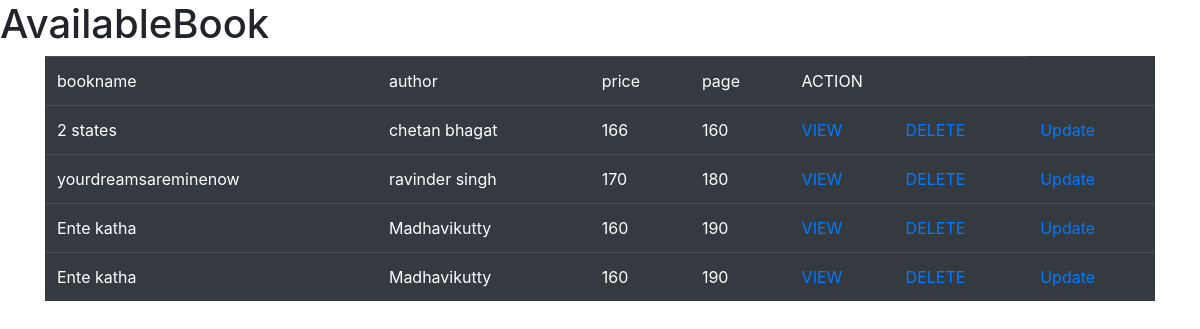
/book/, run on the app's committed database.
### books/models.py (models this page shows, shortened)
class Book(models.Model):
    book_name=models.CharField(max_length=120)
    author=models.CharField(max_length=120)
    price=models.IntegerField(default=100)
    pages=models.IntegerField()

### books/views.py (the view)
# urls.py: path("",listBook,name="li"),
def listBook(request):
    template_name="list.html"
    qs=Book.objects.all()
    context={}
    context["items"]=qs
    return render(request,template_name,context)

### books/templates/list.html (shortened to what this page needs)
<!DOCTYPE html>
<html lang="en">
<head>
    <link rel="stylesheet" href="https://cdn.jsdelivr.net/npm/bootstrap@4.5.3/dist/css/bootstrap.min.css">
</head>
<body>
<h1>AvailableBook</h1>
<div class="container">
    <table class="table table-dark">
        <tr>
            <td>bookname</td>
            <td>author</td>
            <td>price</td>
            <td>page</td>
            <td colspan="2">ACTION</td>
        </tr>
        {%for item in items %}
        <tr>
            <td>{{item.book_name}}</td>
            <td>{{item.author}}</td>
            <td>{{item.price}}</td>
            <td>{{item.pages}}</td>
            <td> <a href="{%url 'viewre' item.id%}">VIEW</a></td>
            <td> <a href="{%url 'del' item.id%}">DELETE</a></td>
            <td><a href="{%url 'upp' item.id%}">Update</a></td>
        </tr>
        {% endfor %}
    </table>
</div>
</body>
</html>

### data on the page
Book: book_name "2 states", author "chetan bhagat", price "166", pages "160"
Book: book_name "yourdreamsareminenow", author "ravinder singh", price "170", pages "180"
Book: book_name "Ente katha", author "Madhavikutty", price "160", pages "190"
Book: book_name "Ente katha", author "Madhavikutty", price "160", pages "190"
